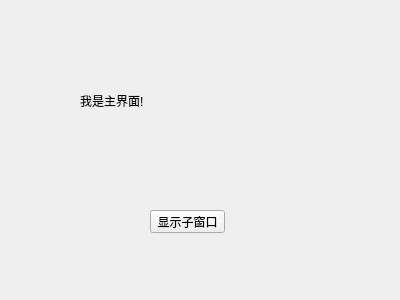
<?xml version="1.0" encoding="UTF-8"?>
<ui version="4.0">
 <class>MyWidget</class>
 <widget class="QWidget" name="MyWidget">
  <property name="geometry">
   <rect>
    <x>0</x>
    <y>0</y>
    <width>400</width>
    <height>300</height>
   </rect>
  </property>
  <property name="windowTitle">
   <string>MyWidget</string>
  </property>
  <widget class="QPushButton" name="showChildButton">
   <property name="geometry">
    <rect>
     <x>150</x>
     <y>210</y>
     <width>75</width>
     <height>23</height>
    </rect>
   </property>
   <property name="text">
    <string>显示子窗口</string>
   </property>
  </widget>
  <widget class="QLabel" name="label">
   <property name="geometry">
    <rect>
     <x>80</x>
     <y>80</y>
     <width>141</width>
     <height>41</height>
    </rect>
   </property>
   <property name="text">
    <string>我是主界面!</string>
   </property>
  </widget>
 </widget>
 <layoutdefault spacing="6" margin="11"/>
 <resources/>
 <connections/>
</ui>
